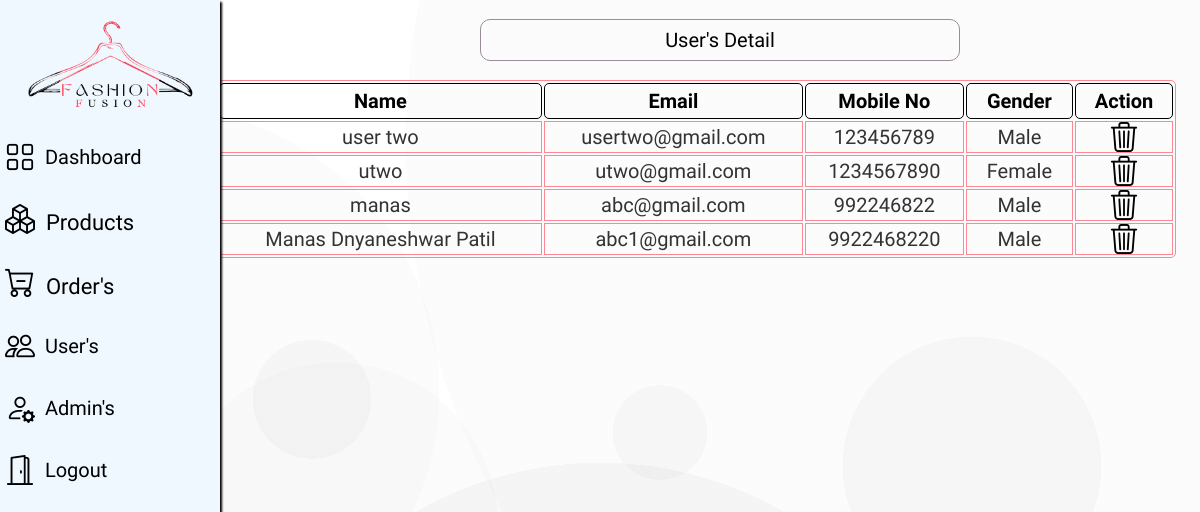
Page /admin/userstable.php (signed in) on the earlier database version.
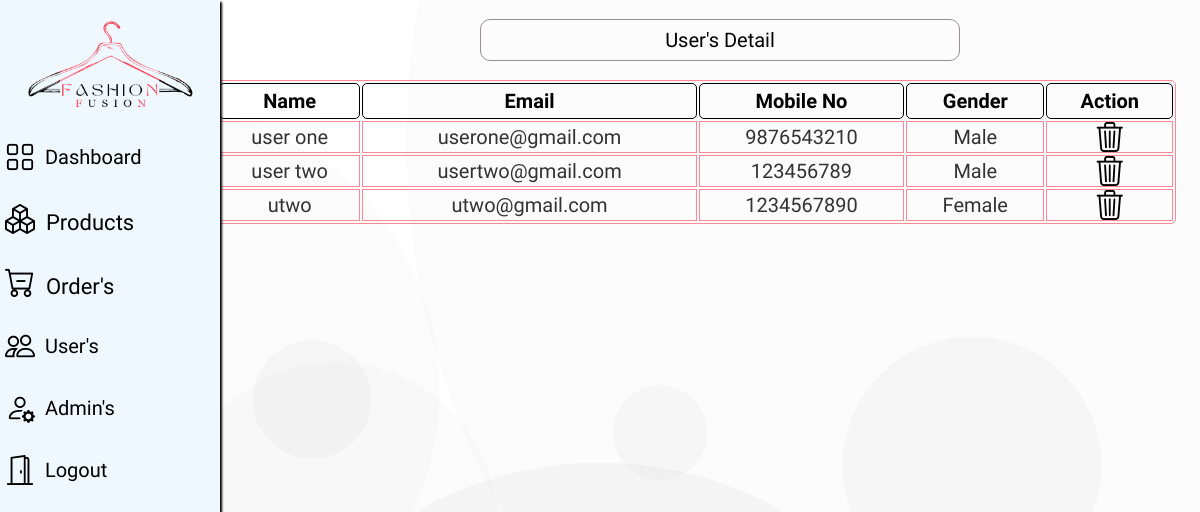
Same page on the later database version.
### tables this page shows
CREATE TABLE `user_detail` (
  `id` int(50) NOT NULL,
  `name` varchar(100) NOT NULL,
  `email` varchar(100) NOT NULL,
  `contactno` varchar(100) NOT NULL,
  `gender` varchar(100) NOT NULL,
  `password` varchar(100) NOT NULL
);

### admin/userstable.php (the view, shortened to what this page needs)
<html>
<head>
    <link rel="stylesheet" href="css/styles.css">
    <link rel="stylesheet" href="css/p_detail.css">
    <link rel="stylesheet" href="https://cdn.jsdelivr.net/npm/bootstrap-icons@1.11.3/font/bootstrap-icons.min.css">
</head>
<body>
   <div class="side-menu">
        <?php @include 'header.php';?>
    </div>
   <div class="container">
<center>
<p class="message">User's Detail</p>
<div class="container">
<section class="display-product-table">
   <table>
      <thead>
         <th>Name</th>
         <th>Email</th>
         <th>Mobile No</th>
         <th>Gender</th>
         <th>Action</th>
      </thead>
      <tbody>
         <?php
         mysqli_select_db($con, "fashionfusion");
         $q1 = "SELECT * FROM `user_detail`";
         $result = mysqli_query($con, $q1);
         if(mysqli_num_rows($result) > 0){
         while($row = mysqli_fetch_assoc($result)){
         ?>
         <tr>
         <td><?= htmlspecialchars($row['name']); ?></td>
<td><?= htmlspecialchars($row['email']); ?></td>
<td><?= htmlspecialchars($row['contactno']); ?></td>
<td><?= htmlspecialchars($row['gender']); ?></td>
            <td>
               <a title="Delete" href="userstable.php?delete=<?php echo $row['id']; ?>" onclick="return confirm('are your sure you want to delete this?');"> <i class="bi bi-trash3"></i></a>
            </td>
         </tr><?php
                  }
                  }
               ?>
      </tbody>
   </table>
</section>
</div>
</body>
</html>

Differences in the rows shown:
removed user_detail: name "manas", email "abc@gmail.com", contactno "992246822", gender "Male"
removed user_detail: name "Manas Dnyaneshwar Patil", email "abc1@gmail.com", contactno "9922468220", gender "Male"
added user_detail: name "user one", email "userone@gmail.com", contactno "9876543210", gender "Male"
